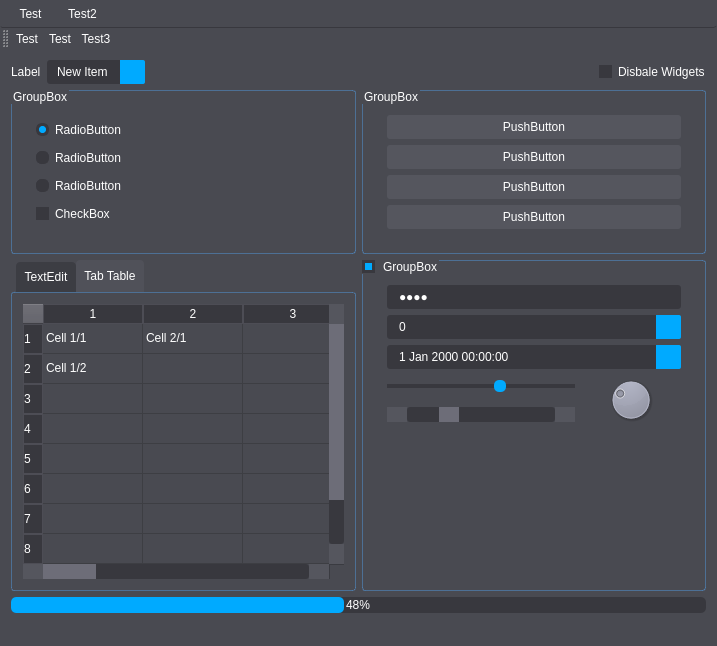
<?xml version="1.0" encoding="UTF-8"?>
<ui version="4.0">
 <class>MainWindow</class>
 <widget class="QMainWindow" name="MainWindow">
  <property name="geometry">
   <rect>
    <x>0</x>
    <y>0</y>
    <width>717</width>
    <height>646</height>
   </rect>
  </property>
  <property name="windowTitle">
   <string>MainWindow</string>
  </property>
  <property name="styleSheet">
   <string notr="true">QWidget {
	background-color: rgb(73, 74, 81);
	color: white;
	font: 8pt &quot;Roboto&quot;;
	border-radius: 1px;
	border-style:solid;
	border-color: rgba(85, 170, 255,100);
	border-radius: 3px;
}
QPushButton {
	background-color: rgb(85, 86, 94);
    border-radius: 3px;
	height:24px;
}
QPushButton:hover {
	background-color: rgb(99, 100, 109);
}
QPushButton:pressed {
	background-color: rgb(51, 52, 57);
}
QGroupBox{
	border-width: 1px;
	border-style:solid;
	border-color: rgba(85, 170, 255,100);
	padding:13px;
}
QComboBox,QSpinBox,QLineEdit, QDateTimeEdit{
	background-color: rgb(56, 56, 62);
	height:24px;
	padding-left:10px;
}
QComboBox::down-arrow, QSpinBox::down-arrow, QTimeEdit::down-arrow, QDateEdit::down-arrow
{
     image: url(:/icons/down_arrow.png);
     width: 7px;
     height: 5px;
}
QComboBox::drop-down, QSpinBox::up-button, QSpinBox::down-button, QDateTimeEdit::up-button, QDateTimeEdit::down-button
{
     width: 15px;
     color: white;
     padding-left: 10px;
	 background-color: rgb(0, 170, 255);
 }
QListView::item{
	padding:5px;
	background-color: #C87020;
}
QComboBox::drop-down:hover, QSpinBox::up-button:hover, QSpinBox::down-button:hover, QDateTimeEdit::up-button:hover, QDateTimeEdit::down-button:hover
{
	background-color: rgb(55, 189, 255);
 }
QComboBox::drop-down:pressed, QSpinBox::up-button:pressed, QSpinBox::down-button:pressed, QDateTimeEdit::up-button:pressed, QDateTimeEdit::down-button:pressed
{
	background-color: rgb(0, 96, 144);
 }
QSpinBox::up-button, QDateTimeEdit::up-button {
     border-top-right-radius: 2px;
}
QSpinBox::down-button, QDateTimeEdit::down-button {
     border-bottom-right-radius: 2px;
}
QComboBox::drop-down{
     border-top-right-radius: 2px; /* same radius as the QComboBox */
     border-bottom-right-radius: 2px;
}
QSlider::groove:horizontal {
    border: 0px solid;
    height: 4px; /* the groove expands to the size of the slider by default. by giving it a height, it has a fixed size */
    background-color: rgb(56, 56, 62);
    margin: 2px 0;
}
QSlider::handle:horizontal {
	background-color: rgb(0, 170, 255);
    border: 0px solid;
    width: 12px;
    margin: -4px 0;
    border-radius: 5px;
}
QCheckBox {
    spacing: 6px;
}
QCheckBox::indicator, QGroupBox::indicator {
    width: 13px;
    height: 13px;
	background-color: rgb(56, 56, 62);
}
QCheckBox::indicator:checked, QGroupBox::indicator:checked{
	border: 3px solid; 
	border-color: rgb(56, 56, 62);
	background-color: rgb(0, 170, 255);
	width: 7px; 
	height: 7px; 
}
QRadioButton::indicator {
	width: 12px;
	height: 12px;
	border-radius: 5px;
}

QRadioButton::indicator::unchecked{ 
	border: 1px solid;
	border-color: rgb(56, 56, 62);
	border-radius: 5px;
	background-color: rgb(56, 56, 62);
	width: 11px; 
	height: 11px;
}

QRadioButton::indicator::checked{ 
	border: 3px solid; 
	border-color: rgb(56, 56, 62);
	border-radius: 6px;
	background-color: rgb(0, 170, 255);
	width: 7px; 
	height: 7px; 
}

QScrollBar::add-page:horizontal, QScrollBar::sub-page:horizontal,QScrollBar::add-page:vertical, QScrollBar::sub-page:vertical {
    background: none;

}

QScrollBar:horizontal {
    border: 0px solid grey;
	background-color: rgb(56, 56, 62);
    height: 15px;
    margin: 0px 20px 0 20px;

}
QScrollBar::handle:horizontal {
	background-color: rgb(109, 109, 120);
    min-width: 20px;
}
QScrollBar::add-line:horizontal,QScrollBar::sub-line:horizontal {
    border: 0px solid grey;
	background-color: rgb(85, 86, 94);
    width: 20px;
    subcontrol-position: right;
    subcontrol-origin: margin;
}
QScrollBar::sub-line:horizontal {
    border: 0px solid grey;
	background-color: rgb(85, 86, 94);
    width: 20px;
    subcontrol-position: left;
    subcontrol-origin: margin;
}
QScrollBar:vertical {
    border: 0px solid grey;
	background-color: rgb(56, 56, 62);
    width: 15px;
    margin: 20px 0px 20 0px;
}
QScrollBar::handle:vertical {
	background-color: rgb(109, 109, 120);
    min-heigth: 20px;
}
QScrollBar::add-line:vertical,QScrollBar::sub-line:vertical {
    border: 0px solid grey;
	background-color:  rgb(85, 86, 94);
    height: 20px;
    subcontrol-position: top;
    subcontrol-origin: margin;
}

QScrollBar::sub-line:vertical {
    border: 0px solid grey;
	background-color: rgb(85, 86, 94);
    heigt: 20px;
    subcontrol-position: bottom;
    subcontrol-origin: margin;
}

QProgressBar {
	background-color: rgb(56, 56, 62);
    border: 0px solid grey;
    border-radius: 5px;
	height :12;
}

QProgressBar::chunk {
	background-color: rgb(0, 170, 255);
	border-radius:5px;
}
QProgressBar {
    border-radius: 5px;
    text-align: center;
}
QTabWidget::pane { /* The tab widget frame */
    border: 1px solid;
	border-color: rgba(85, 170, 255,100);
	border-radius:3px;
}

QTabWidget::tab-bar {
    left: 5px; /* move to the right by 5px */
}

/* Style the tab using the tab sub-control. Note that
    it reads QTabBar _not_ QTabWidget */
QTabBar::tab {
    border: 0px solid;
	background-color: rgb(60, 61, 67);
    border-bottom-color: #C2C7CB; /* same as the pane color */
    border-top-left-radius: 4px;
    border-top-right-radius: 4px;
    min-width: 8ex;
    padding: 8px;
}
QTabBar::tab:selected, QTabBar::tab:hover {
	background-color: rgb(80, 81, 89);

}
QTabBar::tab:!selected {
    margin-top: 2px; /* make non-selected tabs look smaller */
}

QTableView {
    selection-background-color: rgb(109, 109, 120);
}
QTableView::indicator:unchecked {
    background-color: #d7d6d5
}
QTableView QTableCornerButton::section {
	background-color: rgb(89, 89, 98);
}
QTableView QHeaderView::section
    {
	background-color: rgb(56, 56, 62);
    border:1px solid rgb(77, 77, 85);
    }
QTableView QHeaderView::section::checked{
	background-color: rgb(0, 170, 255);
}
QMenu {
	background-color: rgb(73, 74, 81);
    margin: 2px; /* some spacing around the menu */
}
QMenu::item {
    padding: 2px 25px 2px 20px;
    border: 1px solid transparent; /* reserve space for selection border */
}
QMenu::item:selected {
	background-color: rgb(109, 109, 120);
}
QMenu::icon:checked { /* appearance of a 'checked' icon */
    background: gray;
    border: 1px inset gray;
    position: absolute;
    top: 1px;
    right: 1px;
    bottom: 1px;
    left: 1px;
}
QMenu::separator {
    height: 1px;
	background-color: rgb(85, 86, 94);
}
QMenu::indicator {
    width: 13px;
    height: 13px;
}
QMenuBar {
	border-bottom:1px solid rgb(56, 56, 62);
	padding:3px;
}
QMenuBar::item {
    spacing: 6px; /* spacing between menu bar items */
    padding: 4px 10px;
	height:10px;
    background: transparent;
    border-radius: 1px;
}
QMenuBar::item:selected { 
	background-color: rgb(109, 109, 120);	
}
</string>
  </property>
  <widget class="QWidget" name="centralWidget">
   <layout class="QGridLayout" name="gridLayout_2">
    <item row="0" column="0" colspan="2">
     <layout class="QHBoxLayout" name="horizontalLayout">
      <item>
       <widget class="QLabel" name="label">
        <property name="text">
         <string>Label</string>
        </property>
       </widget>
      </item>
      <item>
       <widget class="QComboBox" name="comboBox">
        <item>
         <property name="text">
          <string>New Item</string>
         </property>
        </item>
        <item>
         <property name="text">
          <string>New Item 2</string>
         </property>
        </item>
        <item>
         <property name="text">
          <string>New Item 3</string>
         </property>
        </item>
       </widget>
      </item>
      <item>
       <spacer name="horizontalSpacer">
        <property name="orientation">
         <enum>Qt::Horizontal</enum>
        </property>
        <property name="sizeHint" stdset="0">
         <size>
          <width>40</width>
          <height>20</height>
         </size>
        </property>
       </spacer>
      </item>
      <item>
       <widget class="QCheckBox" name="checkBox_4">
        <property name="text">
         <string>Disbale Widgets</string>
        </property>
        <property name="checked">
         <bool>false</bool>
        </property>
       </widget>
      </item>
     </layout>
    </item>
    <item row="3" column="0">
     <widget class="QTabWidget" name="tabWidget">
      <property name="currentIndex">
       <number>1</number>
      </property>
      <widget class="QWidget" name="tab">
       <attribute name="title">
        <string>TextEdit</string>
       </attribute>
       <layout class="QVBoxLayout" name="verticalLayout">
        <item>
         <widget class="QTextEdit" name="textEdit">
          <property name="html">
           <string>&lt;!DOCTYPE HTML PUBLIC &quot;-//W3C//DTD HTML 4.0//EN&quot; &quot;http://www.w3.org/TR/REC-html40/strict.dtd&quot;&gt;
&lt;html&gt;&lt;head&gt;&lt;meta name=&quot;qrichtext&quot; content=&quot;1&quot; /&gt;&lt;style type=&quot;text/css&quot;&gt;
p, li { white-space: pre-wrap; }
&lt;/style&gt;&lt;/head&gt;&lt;body style=&quot; font-family:'Roboto'; font-size:8pt; font-weight:400; font-style:normal;&quot;&gt;
&lt;p style=&quot; margin-top:0px; margin-bottom:0px; margin-left:0px; margin-right:0px; -qt-block-indent:0; text-indent:0px;&quot;&gt;&lt;span style=&quot; font-family:'.SF NS Text'; font-size:13pt;&quot;&gt;test&lt;br /&gt;test&lt;br /&gt;test&lt;br /&gt;test&lt;br /&gt;test&lt;br /&gt;test&lt;br /&gt;test&lt;br /&gt;test&lt;br /&gt;test&lt;br /&gt;test&lt;br /&gt;test&lt;br /&gt;test&lt;br /&gt;test&lt;br /&gt;test&lt;br /&gt;test&lt;br /&gt;test&lt;br /&gt;test&lt;br /&gt;test&lt;br /&gt;test&lt;br /&gt;test&lt;br /&gt;test&lt;br /&gt;test&lt;br /&gt;test&lt;br /&gt;test&lt;br /&gt;test&lt;br /&gt;test&lt;br /&gt;test&lt;br /&gt;test&lt;br /&gt;test&lt;br /&gt;test&lt;br /&gt;test&lt;br /&gt;test&lt;br /&gt;test&lt;br /&gt;test&lt;br /&gt;test&lt;br /&gt;test&lt;br /&gt;test&lt;br /&gt;test&lt;br /&gt;test&lt;br /&gt;test&lt;br /&gt;test&lt;br /&gt;test&lt;br /&gt;test&lt;br /&gt;test&lt;br /&gt;test&lt;br /&gt;test&lt;br /&gt;test&lt;br /&gt;test&lt;br /&gt;test&lt;br /&gt;test&lt;br /&gt;test&lt;br /&gt;test&lt;br /&gt;test&lt;br /&gt;test&lt;br /&gt;test&lt;br /&gt;test&lt;br /&gt;test&lt;br /&gt;test&lt;br /&gt;test&lt;br /&gt;test&lt;br /&gt;test&lt;br /&gt;test&lt;br /&gt;test&lt;br /&gt;test&lt;br /&gt;test&lt;br /&gt;test&lt;br /&gt;&lt;/span&gt;&lt;/p&gt;&lt;/body&gt;&lt;/html&gt;</string>
          </property>
         </widget>
        </item>
       </layout>
      </widget>
      <widget class="QWidget" name="tab_2">
       <attribute name="title">
        <string>Tab Table</string>
       </attribute>
       <layout class="QVBoxLayout" name="verticalLayout_2">
        <item>
         <widget class="QTableWidget" name="tableWidget">
          <row>
           <property name="text">
            <string>1</string>
           </property>
          </row>
          <row>
           <property name="text">
            <string>2</string>
           </property>
          </row>
          <row>
           <property name="text">
            <string>3</string>
           </property>
          </row>
          <row>
           <property name="text">
            <string>4</string>
           </property>
          </row>
          <row>
           <property name="text">
            <string>5</string>
           </property>
          </row>
          <row>
           <property name="text">
            <string>6</string>
           </property>
          </row>
          <row>
           <property name="text">
            <string>7</string>
           </property>
          </row>
          <row>
           <property name="text">
            <string>8</string>
           </property>
          </row>
          <row>
           <property name="text">
            <string>9</string>
           </property>
          </row>
          <row>
           <property name="text">
            <string>10</string>
           </property>
          </row>
          <column>
           <property name="text">
            <string>1</string>
           </property>
          </column>
          <column>
           <property name="text">
            <string>2</string>
           </property>
          </column>
          <column>
           <property name="text">
            <string>3</string>
           </property>
          </column>
          <column>
           <property name="text">
            <string>4</string>
           </property>
          </column>
          <column>
           <property name="text">
            <string>5</string>
           </property>
          </column>
          <column>
           <property name="text">
            <string>6</string>
           </property>
          </column>
          <column>
           <property name="text">
            <string>7</string>
           </property>
          </column>
          <column>
           <property name="text">
            <string>8</string>
           </property>
          </column>
          <column>
           <property name="text">
            <string>9</string>
           </property>
          </column>
          <column>
           <property name="text">
            <string>10</string>
           </property>
          </column>
          <item row="0" column="0">
           <property name="text">
            <string>Cell 1/1</string>
           </property>
          </item>
          <item row="0" column="1">
           <property name="text">
            <string>Cell 2/1</string>
           </property>
          </item>
          <item row="1" column="0">
           <property name="text">
            <string>Cell 1/2</string>
           </property>
          </item>
         </widget>
        </item>
       </layout>
      </widget>
     </widget>
    </item>
    <item row="4" column="0" colspan="2">
     <widget class="QProgressBar" name="progressBar">
      <property name="value">
       <number>48</number>
      </property>
     </widget>
    </item>
    <item row="1" column="1">
     <widget class="QGroupBox" name="groupBox_2">
      <property name="title">
       <string>GroupBox</string>
      </property>
      <layout class="QVBoxLayout" name="verticalLayout_3">
       <item>
        <widget class="QPushButton" name="pushButton">
         <property name="text">
          <string>PushButton</string>
         </property>
        </widget>
       </item>
       <item>
        <widget class="QPushButton" name="pushButton_2">
         <property name="text">
          <string>PushButton</string>
         </property>
         <property name="checkable">
          <bool>true</bool>
         </property>
        </widget>
       </item>
       <item>
        <widget class="QPushButton" name="pushButton_3">
         <property name="text">
          <string>PushButton</string>
         </property>
         <property name="flat">
          <bool>true</bool>
         </property>
        </widget>
       </item>
       <item>
        <widget class="QPushButton" name="pushButton_4">
         <property name="text">
          <string>PushButton</string>
         </property>
         <property name="default">
          <bool>true</bool>
         </property>
        </widget>
       </item>
      </layout>
     </widget>
    </item>
    <item row="1" column="0">
     <widget class="QGroupBox" name="groupBox">
      <property name="title">
       <string>GroupBox</string>
      </property>
      <layout class="QVBoxLayout" name="verticalLayout_4">
       <item>
        <widget class="QRadioButton" name="radioButton">
         <property name="toolTipDuration">
          <number>-10</number>
         </property>
         <property name="text">
          <string>RadioButton</string>
         </property>
         <property name="checked">
          <bool>true</bool>
         </property>
        </widget>
       </item>
       <item>
        <widget class="QRadioButton" name="radioButton_2">
         <property name="text">
          <string>RadioButton</string>
         </property>
        </widget>
       </item>
       <item>
        <widget class="QRadioButton" name="radioButton_3">
         <property name="text">
          <string>RadioButton</string>
         </property>
        </widget>
       </item>
       <item>
        <widget class="QCheckBox" name="checkBox">
         <property name="text">
          <string>CheckBox</string>
         </property>
         <property name="checkable">
          <bool>true</bool>
         </property>
         <property name="checked">
          <bool>false</bool>
         </property>
         <property name="autoExclusive">
          <bool>false</bool>
         </property>
         <property name="tristate">
          <bool>true</bool>
         </property>
        </widget>
       </item>
      </layout>
     </widget>
    </item>
    <item row="3" column="1">
     <widget class="QGroupBox" name="groupBox_3">
      <property name="title">
       <string>GroupBox</string>
      </property>
      <property name="checkable">
       <bool>true</bool>
      </property>
      <layout class="QGridLayout" name="gridLayout">
       <item row="1" column="0" colspan="2">
        <widget class="QSpinBox" name="spinBox"/>
       </item>
       <item row="2" column="0" colspan="2">
        <widget class="QDateTimeEdit" name="dateTimeEdit"/>
       </item>
       <item row="3" column="0">
        <widget class="QSlider" name="horizontalSlider">
         <property name="value">
          <number>60</number>
         </property>
         <property name="orientation">
          <enum>Qt::Horizontal</enum>
         </property>
        </widget>
       </item>
       <item row="5" column="0" colspan="2">
        <spacer name="verticalSpacer">
         <property name="orientation">
          <enum>Qt::Vertical</enum>
         </property>
         <property name="sizeHint" stdset="0">
          <size>
           <width>20</width>
           <height>40</height>
          </size>
         </property>
        </spacer>
       </item>
       <item row="0" column="0" colspan="2">
        <widget class="QLineEdit" name="lineEdit">
         <property name="text">
          <string>test</string>
         </property>
         <property name="echoMode">
          <enum>QLineEdit::Password</enum>
         </property>
        </widget>
       </item>
       <item row="4" column="0">
        <widget class="QScrollBar" name="horizontalScrollBar">
         <property name="value">
          <number>25</number>
         </property>
         <property name="orientation">
          <enum>Qt::Horizontal</enum>
         </property>
        </widget>
       </item>
       <item row="3" column="1" rowspan="2">
        <widget class="QDial" name="dial">
         <property name="value">
          <number>30</number>
         </property>
        </widget>
       </item>
      </layout>
     </widget>
    </item>
   </layout>
  </widget>
  <widget class="QMenuBar" name="menuBar">
   <property name="geometry">
    <rect>
     <x>0</x>
     <y>0</y>
     <width>717</width>
     <height>28</height>
    </rect>
   </property>
   <widget class="QMenu" name="menuTest">
    <property name="title">
     <string>Test</string>
    </property>
    <widget class="QMenu" name="menuTest_2">
     <property name="title">
      <string>Test</string>
     </property>
     <addaction name="separator"/>
     <addaction name="separator"/>
     <addaction name="separator"/>
     <addaction name="separator"/>
    </widget>
    <addaction name="actionTest"/>
    <addaction name="actionTest_2"/>
    <addaction name="separator"/>
    <addaction name="menuTest_2"/>
   </widget>
   <widget class="QMenu" name="menuTest2">
    <property name="title">
     <string>Test2</string>
    </property>
    <widget class="QMenu" name="menuTest2_2">
     <property name="title">
      <string>Test2</string>
     </property>
     <addaction name="actionTest3"/>
     <addaction name="actionTest3_2"/>
    </widget>
    <addaction name="menuTest2_2"/>
   </widget>
   <addaction name="menuTest"/>
   <addaction name="menuTest2"/>
  </widget>
  <widget class="QToolBar" name="mainToolBar">
   <attribute name="toolBarArea">
    <enum>TopToolBarArea</enum>
   </attribute>
   <attribute name="toolBarBreak">
    <bool>false</bool>
   </attribute>
   <addaction name="actionTest"/>
   <addaction name="actionTest_2"/>
   <addaction name="actionTest3"/>
  </widget>
  <widget class="QStatusBar" name="statusBar"/>
  <action name="actionTest">
   <property name="text">
    <string>Test</string>
   </property>
  </action>
  <action name="actionTest_2">
   <property name="checkable">
    <bool>true</bool>
   </property>
   <property name="checked">
    <bool>true</bool>
   </property>
   <property name="text">
    <string>Test</string>
   </property>
  </action>
  <action name="actionTest3">
   <property name="text">
    <string>Test3</string>
   </property>
  </action>
  <action name="actionTest3_2">
   <property name="text">
    <string>Test3</string>
   </property>
  </action>
 </widget>
 <layoutdefault spacing="6" margin="11"/>
 <resources/>
 <connections>
  <connection>
   <sender>checkBox_4</sender>
   <signal>toggled(bool)</signal>
   <receiver>groupBox_2</receiver>
   <slot>setDisabled(bool)</slot>
   <hints>
    <hint type="sourcelabel">
     <x>543</x>
     <y>70</y>
    </hint>
    <hint type="destinationlabel">
     <x>376</x>
     <y>97</y>
    </hint>
   </hints>
  </connection>
  <connection>
   <sender>checkBox_4</sender>
   <signal>toggled(bool)</signal>
   <receiver>groupBox</receiver>
   <slot>setDisabled(bool)</slot>
   <hints>
    <hint type="sourcelabel">
     <x>617</x>
     <y>70</y>
    </hint>
    <hint type="destinationlabel">
     <x>47</x>
     <y>104</y>
    </hint>
   </hints>
  </connection>
  <connection>
   <sender>checkBox_4</sender>
   <signal>toggled(bool)</signal>
   <receiver>tabWidget</receiver>
   <slot>setDisabled(bool)</slot>
   <hints>
    <hint type="sourcelabel">
     <x>623</x>
     <y>74</y>
    </hint>
    <hint type="destinationlabel">
     <x>234</x>
     <y>264</y>
    </hint>
   </hints>
  </connection>
  <connection>
   <sender>checkBox_4</sender>
   <signal>toggled(bool)</signal>
   <receiver>groupBox_3</receiver>
   <slot>setDisabled(bool)</slot>
   <hints>
    <hint type="sourcelabel">
     <x>503</x>
     <y>80</y>
    </hint>
    <hint type="destinationlabel">
     <x>503</x>
     <y>262</y>
    </hint>
   </hints>
  </connection>
  <connection>
   <sender>checkBox_4</sender>
   <signal>toggled(bool)</signal>
   <receiver>progressBar</receiver>
   <slot>setDisabled(bool)</slot>
   <hints>
    <hint type="sourcelabel">
     <x>631</x>
     <y>73</y>
    </hint>
    <hint type="destinationlabel">
     <x>607</x>
     <y>517</y>
    </hint>
   </hints>
  </connection>
  <connection>
   <sender>checkBox_4</sender>
   <signal>toggled(bool)</signal>
   <receiver>mainToolBar</receiver>
   <slot>setDisabled(bool)</slot>
   <hints>
    <hint type="sourcelabel">
     <x>648</x>
     <y>71</y>
    </hint>
    <hint type="destinationlabel">
     <x>105</x>
     <y>33</y>
    </hint>
   </hints>
  </connection>
  <connection>
   <sender>checkBox_4</sender>
   <signal>toggled(bool)</signal>
   <receiver>menuBar</receiver>
   <slot>setDisabled(bool)</slot>
   <hints>
    <hint type="sourcelabel">
     <x>634</x>
     <y>73</y>
    </hint>
    <hint type="destinationlabel">
     <x>64</x>
     <y>7</y>
    </hint>
   </hints>
  </connection>
  <connection>
   <sender>checkBox_4</sender>
   <signal>toggled(bool)</signal>
   <receiver>statusBar</receiver>
   <slot>setDisabled(bool)</slot>
   <hints>
    <hint type="sourcelabel">
     <x>650</x>
     <y>70</y>
    </hint>
    <hint type="destinationlabel">
     <x>533</x>
     <y>549</y>
    </hint>
   </hints>
  </connection>
  <connection>
   <sender>checkBox_4</sender>
   <signal>toggled(bool)</signal>
   <receiver>comboBox</receiver>
   <slot>setDisabled(bool)</slot>
   <hints>
    <hint type="sourcelabel">
     <x>626</x>
     <y>70</y>
    </hint>
    <hint type="destinationlabel">
     <x>297</x>
     <y>65</y>
    </hint>
   </hints>
  </connection>
  <connection>
   <sender>checkBox_4</sender>
   <signal>toggled(bool)</signal>
   <receiver>label</receiver>
   <slot>setDisabled(bool)</slot>
   <hints>
    <hint type="sourcelabel">
     <x>639</x>
     <y>78</y>
    </hint>
    <hint type="destinationlabel">
     <x>28</x>
     <y>66</y>
    </hint>
   </hints>
  </connection>
 </connections>
</ui>
